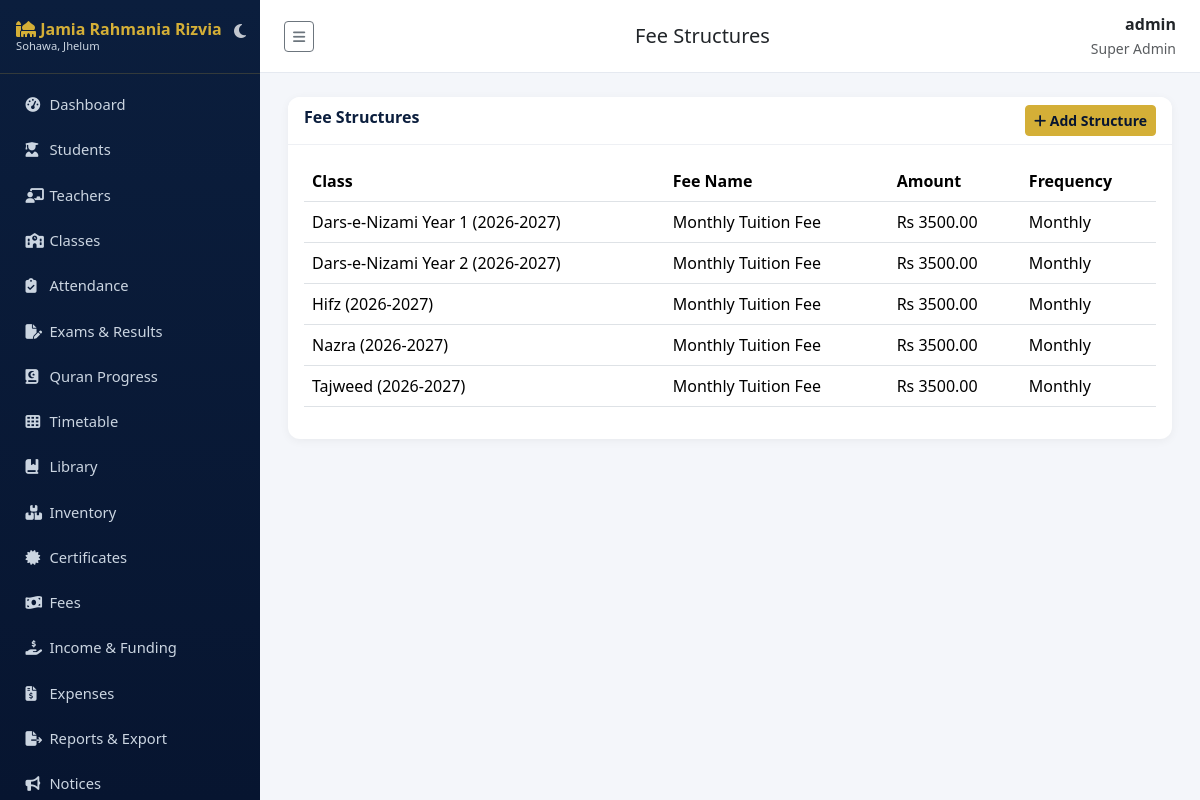
The app's page /fees/structures/ (signed in) with its own data.
### accounts/models.py (models this page shows, shortened)
class User(AbstractUser):
    class Role(models.TextChoices):
        SUPER_ADMIN = "SUPER_ADMIN", "Super Admin"
        PRINCIPAL = "PRINCIPAL", "Principal"
        ADMIN = "ADMIN", "Admin"
        TEACHER = "TEACHER", "Teacher"
        STUDENT = "STUDENT", "Student"
        PARENT = "PARENT", "Parent"
        ACCOUNTANT = "ACCOUNTANT", "Accountant"
        LIBRARIAN = "LIBRARIAN", "Librarian"
        STAFF = "STAFF", "Staff"
    role = models.CharField(max_length=20, choices=Role.choices, default=Role.STUDENT)
    phone = models.CharField(max_length=20, blank=True)
    photo = models.ImageField(upload_to="profile_photos/", blank=True, null=True)

### fees/models.py (models this page shows, shortened)
class FeeStructure(models.Model):
    school_class = models.ForeignKey("academics.SchoolClass", on_delete=models.CASCADE, related_name="fee_structures")
    name = models.CharField(max_length=100)  # e.g. Tuition Fee, Admission Fee
    amount = models.DecimalField(max_digits=10, decimal_places=2)
    frequency = models.CharField(max_length=20, choices=[("MONTHLY", "Monthly"), ("QUARTERLY", "Quarterly"), ("ANNUAL", "Annual"), ("ONE_TIME", "One Time")])

### academics/models.py (models this page shows)
class SchoolClass(models.Model):
    name = models.CharField(max_length=50)  # e.g. Grade 1
    academic_year = models.ForeignKey(AcademicYear, on_delete=models.CASCADE, related_name="classes")
    class Meta:
        unique_together = ["name", "academic_year"]
        ordering = ["name"]
    def __str__(self):
        return f"{self.name} ({self.academic_year})"

class AcademicYear(models.Model):
    name = models.CharField(max_length=20, unique=True)  # e.g. 2025-2026
    start_date = models.DateField()
    end_date = models.DateField()
    is_current = models.BooleanField(default=False)
    def __str__(self):
        return self.name

### fees/views.py (the view)
# urls.py: path("structures/", views.FeeStructureListView.as_view(), name="structure_list"),
class FeeStructureListView(RoleRequiredMixin, ListView):
    model = FeeStructure
    template_name = "fees/structure_list.html"
    context_object_name = "structures"
    allowed_roles = FINANCE_ROLES

### accounts/mixins.py (called while the page is built)
    def dispatch(self, request, *args, **kwargs):
        if not request.user.is_authenticated:
            return self.handle_no_permission()
        if request.user.is_superuser or request.user.role in self.allowed_roles:
            return super().dispatch(request, *args, **kwargs)
        raise PermissionDenied("You do not have permission to access this page.")

### sitepages/context_processors.py (called while the page is built)
def site_settings(request):
    s = SiteSettings.get_solo()
    years = max(datetime.date.today().year - s.established_year, 0)
    return {"site_settings": s, "years_of_service": years}

### sitepages/models.py (called while the page is built)
    @classmethod
    def get_solo(cls):
        obj = cls.objects.first()
        if not obj:
            obj = cls.objects.create()
        return obj

### templates/fees/structure_list.html
{% extends "base.html" %}
{% block page_title %}Fee Structures{% endblock %}
{% block content %}
<div class="card">
  <div class="card-header d-flex justify-content-between"><span>Fee Structures</span><a href="{% url 'fees:structure_add' %}" class="btn btn-gold btn-sm"><i class="fa-solid fa-plus"></i> Add Structure</a></div>
  <div class="card-body">
    <table class="table table-hover">
      <thead><tr><th>Class</th><th>Fee Name</th><th>Amount</th><th>Frequency</th></tr></thead>
      <tbody>
      {% for f in structures %}
        <tr><td>{{ f.school_class }}</td><td>{{ f.name }}</td><td>Rs {{ f.amount }}</td><td>{{ f.get_frequency_display }}</td></tr>
      {% empty %}<tr><td colspan="4" class="text-center text-muted">No fee structures yet.</td></tr>{% endfor %}
      </tbody>
    </table>
  </div>
</div>
{% endblock %}

### templates/base.html (shortened to what this page needs)
{% load static %}
<!DOCTYPE html>
<html lang="en" id="theme-wrapper" data-bs-theme="light">
<head>
<link href="https://cdn.jsdelivr.net/npm/bootstrap@5.3.3/dist/css/bootstrap.min.css" rel="stylesheet">
<link href="https://cdnjs.cloudflare.com/ajax/libs/font-awesome/6.5.1/css/all.min.css" rel="stylesheet">
<link href="{% static 'css/style.css' %}" rel="stylesheet">
</head>
<body>
<nav class="sidebar" id="sidebar">
  <div class="brand d-flex justify-content-between align-items-center">
    <div>
      <i class="fa-solid fa-mosque"></i> Jamia Rahmania Rizvia
      <small class="d-block" style="font-size:.7rem;color:#cbd5e1;font-weight:400">Sohawa, Jhelum</small>
    </div>
    <button id="theme-toggle-btn" class="btn p-1 border-0 text-white opacity-75 hover-opacity-100" title="Switch Theme" style="background: transparent; box-shadow: none;">
      <i class="fa-solid fa-moon fs-6" id="theme-icon"></i>
    </button>
  </div>
  <ul class="nav flex-column py-2">
    {% if request.user.role in "STUDENT,PARENT" %}
      <li class="nav-item"><a class="nav-link {% if request.resolver_match.namespace == 'portal' %}active{% endif %}" href="{% url 'portal:home' %}"><i class="fa-solid fa-gauge-high"></i> My Portal</a></li>
      <li class="nav-item"><a class="nav-link {% if request.resolver_match.namespace == 'notices' and request.resolver_match.url_name == 'list' %}active{% endif %}" href="{% url 'notices:list' %}"><i class="fa-solid fa-bullhorn"></i> Notices</a></li>
      <li class="nav-item"><a class="nav-link {% if request.resolver_match.namespace == 'timetable' %}active{% endif %}" href="{% url 'timetable:view' %}"><i class="fa-solid fa-table-cells"></i> Timetable</a></li>
      <li class="nav-item"><a class="nav-link" href="{% url 'notices:event_list' %}"><i class="fa-solid fa-calendar-days"></i> Events</a></li>
    {% else %}
      <li class="nav-item"><a class="nav-link {% if request.resolver_match.namespace == 'dashboard' %}active{% endif %}" href="{% url 'dashboard:index' %}"><i class="fa-solid fa-gauge-high"></i> Dashboard</a></li>
      <li class="nav-item"><a class="nav-link {% if request.resolver_match.namespace == 'students' %}active{% endif %}" href="{% url 'students:list' %}"><i class="fa-solid fa-user-graduate"></i> Students</a></li>
      {% if request.user.is_superuser or request.user.role in "SUPER_ADMIN,PRINCIPAL,ADMIN" %}
      <li class="nav-item"><a class="nav-link {% if request.resolver_match.namespace == 'teachers' %}active{% endif %}" href="{% url 'teachers:list' %}"><i class="fa-solid fa-chalkboard-user"></i> Teachers</a></li>
      <li class="nav-item"><a class="nav-link {% if request.resolver_match.url_name == 'class_list' %}active{% endif %}" href="{% url 'academics:class_list' %}"><i class="fa-solid fa-school"></i> Classes</a></li>
      {% endif %}
      <li class="nav-item"><a class="nav-link " href="{% url 'attendance:mark' %}"><i class="fa-solid fa-clipboard-check"></i> Attendance</a></li>
      {% if request.user.is_superuser or request.user.role in "SUPER_ADMIN,PRINCIPAL,ADMIN,TEACHER" %}
      <li class="nav-item"><a class="nav-link {% if request.resolver_match.namespace == 'exams' %}active{% endif %}" href="{% url 'exams:list' %}"><i class="fa-solid fa-file-pen"></i> Exams &amp; Results</a></li>
      <li class="nav-item"><a class="nav-link {% if request.resolver_match.namespace == 'hifz' %}active{% endif %}" href="{% url 'hifz:list' %}"><i class="fa-solid fa-book-quran"></i> Quran Progress</a></li>
      {% endif %}
      <li class="nav-item"><a class="nav-link " href="{% url 'timetable:view' %}"><i class="fa-solid fa-table-cells"></i> Timetable</a></li>
      <li class="nav-item"><a class="nav-link {% if request.resolver_match.namespace == 'library' %}active{% endif %}" href="{% url 'library:books' %}"><i class="fa-solid fa-book-bookmark"></i> Library</a></li>
      {% if request.user.is_superuser or request.user.role in "SUPER_ADMIN,PRINCIPAL,ADMIN,STAFF,LIBRARIAN" %}
      <li class="nav-item"><a class="nav-link {% if request.resolver_match.namespace == 'inventory' %}active{% endif %}" href="{% url 'inventory:list' %}"><i class="fa-solid fa-boxes-stacked"></i> Inventory</a></li>
      {% endif %}
      {% if request.user.is_superuser or request.user.role in "SUPER_ADMIN,PRINCIPAL,ADMIN" %}
      <li class="nav-item"><a class="nav-link {% if request.resolver_match.namespace == 'certificates' %}active{% endif %}" href="{% url 'certificates:list' %}"><i class="fa-solid fa-certificate"></i> Certificates</a></li>
      {% endif %}
      {% if request.user.is_superuser or request.user.role in "SUPER_ADMIN,PRINCIPAL,ADMIN,ACCOUNTANT" %}
      <li class="nav-item"><a class="nav-link {% if request.resolver_match.url_name == 'payment_list' %}active{% endif %}" href="{% url 'fees:payment_list' %}"><i class="fa-solid fa-money-bill-wave"></i> Fees</a></li>
      <li class="nav-item"><a class="nav-link {% if request.resolver_match.url_name == 'income_list' %}active{% endif %}" href="{% url 'fees:income_list' %}"><i class="fa-solid fa-hand-holding-dollar"></i> Income &amp; Funding</a></li>
      <li class="nav-item"><a class="nav-link {% if request.resolver_match.url_name == 'expense_list' %}active{% endif %}" href="{% url 'fees:expense_list' %}"><i class="fa-solid fa-file-invoice-dollar"></i> Expenses</a></li>
      {% endif %}
      {% if request.user.is_superuser or request.user.role in "SUPER_ADMIN,PRINCIPAL,ADMIN,ACCOUNTANT" %}
      <li class="nav-item"><a class="nav-link {% if request.resolver_match.namespace == 'reports' %}active{% endif %}" href="{% url 'reports:index' %}"><i class="fa-solid fa-file-export"></i> Reports &amp; Export</a></li>
      {% endif %}
      <li class="nav-item"><a class="nav-link {% if request.resolver_match.namespace == 'notices' %}active{% endif %}" href="{% url 'notices:list' %}"><i class="fa-solid fa-bullhorn"></i> Notices</a></li>
    {% endif %}
  </ul>
</nav>
<div class="main-content">
  <div class="topbar">
    <button class="btn btn-sm btn-outline-secondary" id="sidebarToggle" type="button" title="Show / hide menu" aria-label="Toggle menu"><i class="fa-solid fa-bars"></i></button>
    <h5 class="mb-0">{% block page_title %}Dashboard{% endblock %}</h5>
    <div class="text-end">
      <div class="fw-semibold">{{ request.user.get_full_name|default:request.user.username }}</div>
      <small class="text-muted">{{ request.user.get_role_display }}</small>
    </div>
  </div>
  {% block content %}{% endblock %}
</div>
</body>
</html>

### static/css/style.css (style rules this page uses)
:root { --navy: #0b1e3d; --navy-dark: #071530; --gold: #d4af37; --gold-light: #f0d878; --bg: #f4f6fa; }
body { background: var(--bg); font-family: 'Segoe UI', Roboto, sans-serif; }
.sidebar { background: linear-gradient(180deg, var(--navy) 0%, var(--navy-dark) 100%); min-height: 100vh; width: 250px; position: fixed; top: 0; left: 0; z-index: 1030; }
.sidebar .brand { color: var(--gold); font-weight: 700; padding: 1.25rem 1rem; border-bottom: 1px solid rgba(212,175,55,.2); }
.sidebar .nav-link { color: #cbd5e1; padding: .6rem 1.1rem; border-radius: 6px; margin: 2px 8px; font-size: .92rem; }
.sidebar .nav-link i { width: 20px; }
.main-content { margin-left: 250px; padding: 1.5rem 1.75rem; }
.topbar { background: #fff; border-bottom: 1px solid #e5e9f0; padding: .75rem 1.5rem; margin: -1.5rem -1.75rem 1.5rem -1.75rem; display: flex; justify-content: space-between; align-items: center; }
.card { border: none; border-radius: 12px; box-shadow: 0 2px 10px rgba(0,0,0,.05); }
.card-header { background: #fff; border-bottom: 1px solid #eef0f4; font-weight: 600; color: var(--navy); border-radius: 12px 12px 0 0 !important; }
.btn-gold { background: var(--gold); border-color: var(--gold); color: var(--navy-dark); font-weight: 600; }
.table thead { background: var(--navy); color: #fff; }
#sidebar { position: fixed; top: 0; left: 0; width: 260px; height: 100vh; overflow-y: auto !important; z-index: 1050; transition: all 0.3s ease; }
.main-content { margin-left: 260px; transition: all 0.3s ease; }
#sidebar .brand { padding-right: 35px !important; line-height: 1.2 !important; }
#theme-toggle-btn { position: absolute; right: 10px; top: 15px; z-index: 10; }

### templates/base.html (style rules this page uses)
html, body { min-height: 100vh !important; height: 100%; }
#sidebar .brand { cursor: grab; user-select: none; touch-action: none; }

### records on screen
User: user.get_full_name "admin", user.role "Super Admin"
FeeStructure: school_class "Dars-e-Nizami Year 1 (2026-2027)", name "Monthly Tuition Fee", amount "3500.00", frequency "Monthly"
FeeStructure: school_class "Dars-e-Nizami Year 2 (2026-2027)", name "Monthly Tuition Fee", amount "3500.00", frequency "Monthly"
FeeStructure: school_class "Hifz (2026-2027)", name "Monthly Tuition Fee", amount "3500.00", frequency "Monthly"
FeeStructure: school_class "Nazra (2026-2027)", name "Monthly Tuition Fee", amount "3500.00", frequency "Monthly"
FeeStructure: school_class "Tajweed (2026-2027)", name "Monthly Tuition Fee", amount "3500.00", frequency "Monthly"
